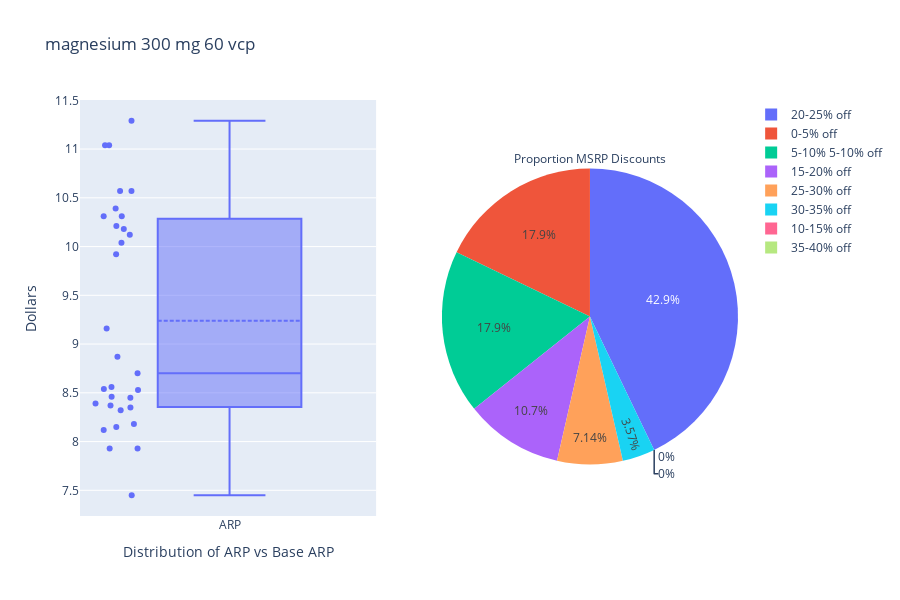

Write notebook code for a chart like this one.
### Code cell
from IPython.display import HTML
from IPython.display import display

# Taken from https://stackoverflow.com/questions/31517194/how-to-hide-one-specific-cell-input-or-output-in-ipython-notebook
tag = HTML('''<script>
code_show=true; 
function code_toggle() {
    if (code_show){
        $('div.cell.code_cell.rendered.selected div.input').hide();
    } else {
        $('div.cell.code_cell.rendered.selected div.input').show();
    }
    code_show = !code_show
} 
$( document ).ready(code_toggle);
</script>
To show/hide this cell's raw code input, click <a href="javascript:code_toggle()">here</a>.''')
display(tag)

############### Write code below ##################

single_product_analysis(2474,df, code = 1)

### Figure 1 — Plotly figure (JSON) as saved in the notebook; plotly's stock layout.template omitted (floating-point values rounded to 4 significant figures)
{"data": [{"boxmean": true, "boxpoints": "all", "hovertext": ["greenacres - total us (corp)", "greenacres - total us (corp)", "greens natural market - total us (corp)", "infra - total us (corp)", "infra - total us (corp)", "natural grocers by vc - total us (corp)", "natural grocers by vc - total us (corp)", "ncg - total us (corp)", "ncg - total us (corp)", "ncg - total us x-pcc (ban)", "ncg - total us x-pcc (ban)", "ncg - pcc (ban)", "ncg - mid atlantic (rgn/mkt)", "ncg - north central (rgn/mkt)", "ncg - north central (rgn/mkt)", "ncg - north east (rgn/mkt)", "ncg - north east (rgn/mkt)", "ncg - north west (rgn/mkt)", "ncg - northwest x-pcc (rgn/mkt)", "ncg - south central (rgn/mkt)", "ncg - south east (rgn/mkt)", "ncg - south west (rgn/mkt)", "ncg - south west (rgn/mkt)", "ncg - east rgn (rgn/mkt)", "ncg - east rgn (rgn/mkt)", "ncg - central rgn (rgn/mkt)", "ncg - central rgn (rgn/mkt)", "ncg - west x-pcc (rgn/mkt)", "ncg - west x-pcc (rgn/mkt)", "new seasons markets + new leaf community markets - total us (corp)", "sprouts farmers market - total us w/o pl (corp)"], "jitter": 0.5, "showlegend": false, "type": "box", "x": ["ARP", "ARP", "ARP", "ARP", "ARP", "ARP", "ARP", "ARP", "ARP", "ARP", "ARP", "ARP", "ARP", "ARP", "ARP", "ARP", "ARP", "ARP", "ARP", "ARP", "ARP", "ARP", "ARP", "ARP", "ARP", "ARP", "ARP", "ARP", "ARP", "ARP", "ARP"], "xaxis": "x", "y": [8.15, 11.29, 10.21, 8.46, 10.18, 7.45, 9.16, 8.56, 10.31, 8.35, 10.31, 10.39, 8.7, 8.54, 11.04, 8.32, 10.04, 8.87, 7.93, 8.45, 8.18, 8.39, 10.57, 8.37, 9.92, 8.53, 11.04, 8.12, 10.57, 10.12, 7.93], "yaxis": "y"}, {"domain": {"x": [0.55, 1], "y": [0, 1]}, "labels": ["0-5% off", "5-10% 5-10% off", "10-15% off", "15-20% off", "20-25% off", "25-30% off", "30-35% off", "35-40% off"], "showlegend": true, "title": {"text": "Proportion MSRP Discounts"}, "type": "pie", "values": [5, 5, 0, 3, 12, 2, 1, 0]}], "layout": {"height": 600, "showlegend": true, "title": {"text": "magnesium 300 mg 60 vcp"}, "xaxis": {"anchor": "y", "domain": [0, 0.45], "title": {"text": "Distribution of ARP vs Base ARP"}}, "yaxis": {"anchor": "x", "domain": [0, 1], "title": {"text": "Dollars"}}}}
